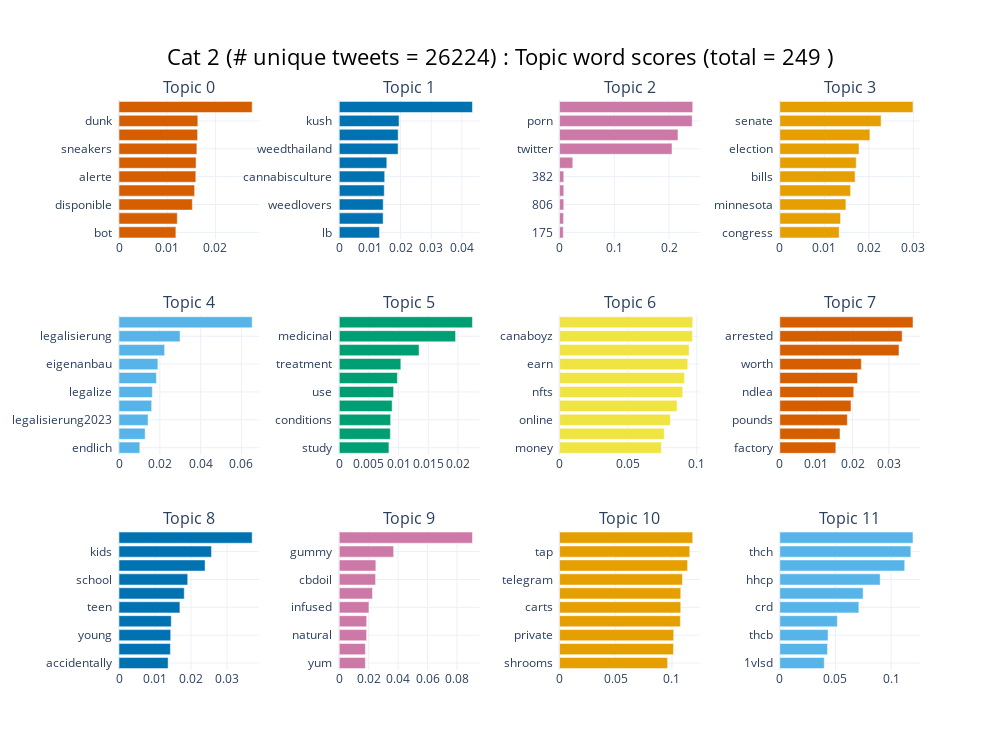

Write notebook code for a chart like this one.
### Code cell
topic_model.visualize_barchart(top_n_topics=12,n_words=10,title=f"Cat {category} (# unique tweets = {len(tweets)}) : Topic word scores (total = {tot_topics} )")

### Figure 1 — Plotly figure (JSON) as saved in the notebook; plotly's stock layout.template omitted (floating-point values rounded to 4 significant figures)
{"data": [{"marker": {"color": "#D55E00"}, "orientation": "h", "type": "bar", "x": [0.0118, 0.01208, 0.01521, 0.01568, 0.01593, 0.01598, 0.01615, 0.0163, 0.01635, 0.02762], "xaxis": "x", "y": ["bot  ", "vapor  ", "disponible  ", "prix  ", "alerte  ", "vinted  ", "sneakers  ", "taille  ", "dunk  ", "nike  "], "yaxis": "y"}, {"marker": {"color": "#0072B2"}, "orientation": "h", "type": "bar", "x": [0.01312, 0.01431, 0.01433, 0.01468, 0.01481, 0.0155, 0.01919, 0.01921, 0.0195, 0.04343], "xaxis": "x2", "y": ["lb  ", "ganja  ", "weedlovers  ", "weedporn  ", "cannabisculture  ", "seeds  ", "weedthailand  ", "og  ", "kush  ", "weed  "], "yaxis": "y2"}, {"marker": {"color": "#CC79A7"}, "orientation": "h", "type": "bar", "x": [0.006878, 0.00739, 0.007754, 0.007754, 0.007754, 0.02419, 0.2055, 0.2164, 0.2424, 0.2433], "xaxis": "x3", "y": ["175  ", "147  ", "806  ", "959  ", "382  ", "cbd  ", "twitter  ", "rt  ", "porn  ", "horny  "], "yaxis": "y3"}, {"marker": {"color": "#E69F00"}, "orientation": "h", "type": "bar", "x": [0.01331, 0.01362, 0.01484, 0.01589, 0.01691, 0.01715, 0.01778, 0.02022, 0.02274, 0.0299], "xaxis": "x4", "y": ["congress  ", "legalization  ", "minnesota  ", "vote  ", "bills  ", "republicans  ", "election  ", "lawmakers  ", "senate  ", "bill  "], "yaxis": "y4"}, {"marker": {"color": "#56B4E9"}, "orientation": "h", "type": "bar", "x": [0.0102, 0.01281, 0.01425, 0.016, 0.01633, 0.01833, 0.01905, 0.02235, 0.0299, 0.06523], "xaxis": "x5", "y": ["endlich  ", "weedmob  ", "legalisierung2023  ", "entkriminalisierungsofort  ", "legalize  ", "cannabishilftmir  ", "eigenanbau  ", "entkriminalisierung  ", "legalisierung  ", "legalisiert  "], "yaxis": "y5"}, {"marker": {"color": "#009E73"}, "orientation": "h", "type": "bar", "x": [0.008366, 0.008605, 0.008654, 0.008908, 0.009153, 0.009792, 0.01037, 0.01345, 0.0196, 0.02244], "xaxis": "x6", "y": ["study  ", "salud  ", "conditions  ", "uso  ", "use  ", "dr  ", "treatment  ", "patients  ", "medicinal  ", "medical  "], "yaxis": "y6"}, {"marker": {"color": "#F0E442"}, "orientation": "h", "type": "bar", "x": [0.07419, 0.07627, 0.08075, 0.08562, 0.08976, 0.09099, 0.09344, 0.09434, 0.09686, 0.09702], "xaxis": "x7", "y": ["money  ", "grow  ", "online  ", "crypto  ", "nfts  ", "trending  ", "earn  ", "trend  ", "canaboyz  ", "420lover  "], "yaxis": "y7"}, {"marker": {"color": "#D55E00"}, "orientation": "h", "type": "bar", "x": [0.01541, 0.01655, 0.01858, 0.01958, 0.02034, 0.0214, 0.02242, 0.03278, 0.03365, 0.03663], "xaxis": "x8", "y": ["factory  ", "found  ", "pounds  ", "albanian  ", "ndlea  ", "farm  ", "worth  ", "seized  ", "arrested  ", "police  "], "yaxis": "y8"}, {"marker": {"color": "#0072B2"}, "orientation": "h", "type": "bar", "x": [0.01365, 0.01428, 0.01437, 0.01452, 0.01692, 0.01813, 0.0191, 0.02392, 0.0257, 0.037], "xaxis": "x9", "y": ["accidentally  ", "teens  ", "young  ", "jugendliche  ", "teen  ", "students  ", "school  ", "kinder  ", "kids  ", "children  "], "yaxis": "y9"}, {"marker": {"color": "#CC79A7"}, "orientation": "h", "type": "bar", "x": [0.01775, 0.01775, 0.01859, 0.01863, 0.02017, 0.02259, 0.02468, 0.02487, 0.03696, 0.09054], "xaxis": "x10", "y": ["yum  ", "watermelon  ", "natural  ", "spectrum  ", "infused  ", "edibles  ", "cbdoil  ", "bears  ", "gummy  ", "gummies  "], "yaxis": "y10"}, {"marker": {"color": "#E69F00"}, "orientation": "h", "type": "bar", "x": [0.09613, 0.1014, 0.1016, 0.1075, 0.1078, 0.1078, 0.1093, 0.1139, 0.1158, 0.1185], "xaxis": "x11", "y": ["shrooms  ", "stuff  ", "private  ", "elsewhere  ", "carts  ", "lean  ", "telegram  ", "rates  ", "tap  ", "moonrocks  "], "yaxis": "y11"}, {"marker": {"color": "#56B4E9"}, "orientation": "h", "type": "bar", "x": [0.0399, 0.04284, 0.04332, 0.05167, 0.07098, 0.07484, 0.09013, 0.1122, 0.1177, 0.1196], "xaxis": "x12", "y": ["1vlsd  ", "9thco  ", "thcb  ", "hhco  ", "crd  ", "cbg  ", "hhcp  ", "thco  ", "thch  ", "cbn  "], "yaxis": "y12"}], "layout": {"annotations": [{"font": {"size": 16}, "showarrow": false, "text": "Topic 0", "x": 0.0875, "xanchor": "center", "xref": "paper", "y": 1, "yanchor": "bottom", "yref": "paper"}, {"font": {"size": 16}, "showarrow": false, "text": "Topic 1", "x": 0.3625, "xanchor": "center", "xref": "paper", "y": 1, "yanchor": "bottom", "yref": "paper"}, {"font": {"size": 16}, "showarrow": false, "text": "Topic 2", "x": 0.6375, "xanchor": "center", "xref": "paper", "y": 1, "yanchor": "bottom", "yref": "paper"}, {"font": {"size": 16}, "showarrow": false, "text": "Topic 3", "x": 0.9125, "xanchor": "center", "xref": "paper", "y": 1, "yanchor": "bottom", "yref": "paper"}, {"font": {"size": 16}, "showarrow": false, "text": "Topic 4", "x": 0.0875, "xanchor": "center", "xref": "paper", "y": 0.6222, "yanchor": "bottom", "yref": "paper"}, {"font": {"size": 16}, "showarrow": false, "text": "Topic 5", "x": 0.3625, "xanchor": "center", "xref": "paper", "y": 0.6222, "yanchor": "bottom", "yref": "paper"}, {"font": {"size": 16}, "showarrow": false, "text": "Topic 6", "x": 0.6375, "xanchor": "center", "xref": "paper", "y": 0.6222, "yanchor": "bottom", "yref": "paper"}, {"font": {"size": 16}, "showarrow": false, "text": "Topic 7", "x": 0.9125, "xanchor": "center", "xref": "paper", "y": 0.6222, "yanchor": "bottom", "yref": "paper"}, {"font": {"size": 16}, "showarrow": false, "text": "Topic 8", "x": 0.0875, "xanchor": "center", "xref": "paper", "y": 0.2444, "yanchor": "bottom", "yref": "paper"}, {"font": {"size": 16}, "showarrow": false, "text": "Topic 9", "x": 0.3625, "xanchor": "center", "xref": "paper", "y": 0.2444, "yanchor": "bottom", "yref": "paper"}, {"font": {"size": 16}, "showarrow": false, "text": "Topic 10", "x": 0.6375, "xanchor": "center", "xref": "paper", "y": 0.2444, "yanchor": "bottom", "yref": "paper"}, {"font": {"size": 16}, "showarrow": false, "text": "Topic 11", "x": 0.9125, "xanchor": "center", "xref": "paper", "y": 0.2444, "yanchor": "bottom", "yref": "paper"}], "height": 750, "hoverlabel": {"bgcolor": "white", "font": {"family": "Rockwell", "size": 16}}, "showlegend": false, "title": {"font": {"color": "Black", "size": 22}, "text": "Cat 2 (# unique tweets = 26224) : Topic word scores (total = 249 )", "x": 0.5, "xanchor": "center", "yanchor": "top"}, "width": 1000, "xaxis": {"anchor": "y", "domain": [0, 0.175], "showgrid": true}, "xaxis10": {"anchor": "y10", "domain": [0.275, 0.45], "showgrid": true}, "xaxis11": {"anchor": "y11", "domain": [0.55, 0.725], "showgrid": true}, "xaxis12": {"anchor": "y12", "domain": [0.825, 1], "showgrid": true}, "xaxis2": {"anchor": "y2", "domain": [0.275, 0.45], "showgrid": true}, "xaxis3": {"anchor": "y3", "domain": [0.55, 0.725], "showgrid": true}, "xaxis4": {"anchor": "y4", "domain": [0.825, 1], "showgrid": true}, "xaxis5": {"anchor": "y5", "domain": [0, 0.175], "showgrid": true}, "xaxis6": {"anchor": "y6", "domain": [0.275, 0.45], "showgrid": true}, "xaxis7": {"anchor": "y7", "domain": [0.55, 0.725], "showgrid": true}, "xaxis8": {"anchor": "y8", "domain": [0.825, 1], "showgrid": true}, "xaxis9": {"anchor": "y9", "domain": [0, 0.175], "showgrid": true}, "yaxis": {"anchor": "x", "domain": [0.7556, 1], "showgrid": true}, "yaxis10": {"anchor": "x10", "domain": [0, 0.2444], "showgrid": true}, "yaxis11": {"anchor": "x11", "domain": [0, 0.2444], "showgrid": true}, "yaxis12": {"anchor": "x12", "domain": [0, 0.2444], "showgrid": true}, "yaxis2": {"anchor": "x2", "domain": [0.7556, 1], "showgrid": true}, "yaxis3": {"anchor": "x3", "domain": [0.7556, 1], "showgrid": true}, "yaxis4": {"anchor": "x4", "domain": [0.7556, 1], "showgrid": true}, "yaxis5": {"anchor": "x5", "domain": [0.3778, 0.6222], "showgrid": true}, "yaxis6": {"anchor": "x6", "domain": [0.3778, 0.6222], "showgrid": true}, "yaxis7": {"anchor": "x7", "domain": [0.3778, 0.6222], "showgrid": true}, "yaxis8": {"anchor": "x8", "domain": [0.3778, 0.6222], "showgrid": true}, "yaxis9": {"anchor": "x9", "domain": [0, 0.2444], "showgrid": true}}}
